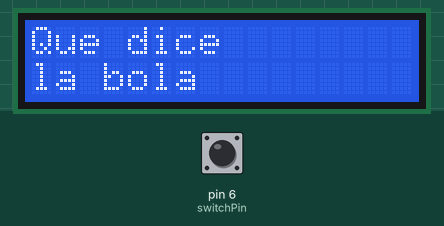
Recording of a sketch running on a simulated Arduino Uno, built with avr-gcc and run on an emulated ATmega328P. Parts: 16×2 character LCD. Inputs (shaded band) come from the test bench; at power-on: pin 6 (switchPin) LOW. Random numbers use the default seed unless the sketch sets one.

Above: at 1.2 s.
1.3 s: pin 6 (switchPin) pulled HIGH for 0.15 s
At 1.9 s:
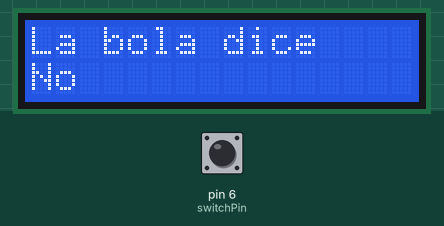
2.9 s: pin 6 (switchPin) pulled HIGH for 1 s
At 4.4 s:
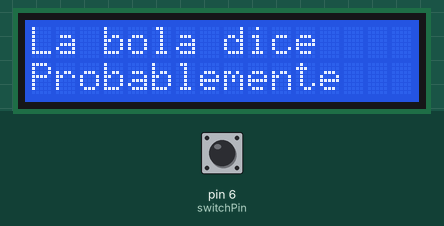
5.4 s: pin 6 (switchPin) pulsed HIGH 5 times (0.12 s each, 0.3 s apart)
At 7.0 s:
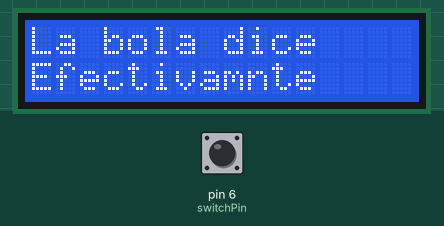
8.4 s: pin 6 (switchPin) pulled HIGH for 0.15 s
At 9.7 s:
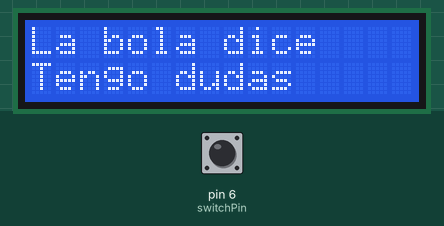
10.0 s: pin 6 (switchPin) pulled HIGH for 3.2 s
At 13.9 s:
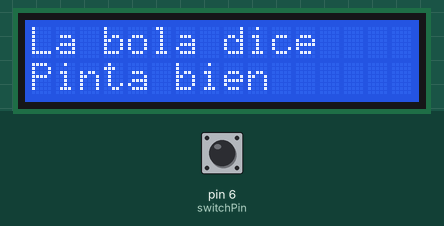
14.7 s: pin 6 (switchPin) pulled HIGH for 0.15 s
At 15.8 s:
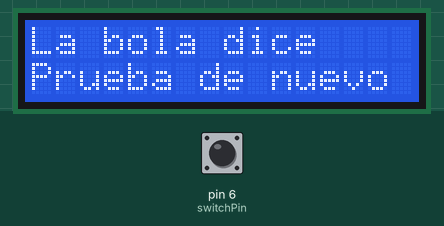
Timing chart, 0 to 17.3 s (numbered marks = the images above; inputs shaded):
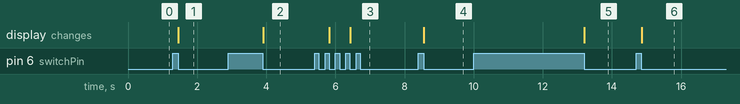

Measured:
- after the input at 1.3 s, the display: changes after 0.15 s (image 1)
- after the input at 2.9 s, the display: changes after 1.0 s (image 2)
- after the input at 5.4 s, the display: first changes after 0.43 s (image 3 shows a later state)
- after the input at 8.4 s, the display: changes after 0.16 s (image 4)
- after the input at 10.0 s, the display: changes after 3.2 s (image 5)
- after the input at 14.7 s, the display: changes after 0.16 s (image 6)

The sketch:

11_bola_de_cristal.ino
```cpp
#include <LiquidCrystal.h>
LiquidCrystal lcd(12,11,5,4,3,2);
const int switchPin = 6;
int switchState = 0;
int prevSwitchState = 0;
int reply;

void setup() {
  lcd.begin(16,2);
  pinMode(switchPin,INPUT);
  lcd.print("Que dice");
  lcd.setCursor(0,1);
  lcd.print("la bola");
  Serial.begin(9600);
}

void loop() {
  switchState = digitalRead(switchPin);
  if(switchState != prevSwitchState){
    if(switchState == LOW) {
      reply = random(8);
      lcd.clear();
      lcd.setCursor(0,0);
      lcd.print("La bola dice");
      lcd.setCursor(0,1);
      switch(reply){
        case 0:
        lcd.print("Efectivamnte");
        break;
        case 1:
        lcd.print("Probablemente");
        break;
        case 2:
        lcd.print("Desde luego");
        break;
        case 3:
        lcd.print("Pinta bien");
        break;
        case 4:
        lcd.print("No se");
        break;
        case 5:
        lcd.print("Prueba de nuevo");
        break;
        case 6:
        lcd.print("Tengo dudas");
        break;
        case 7:
        lcd.print("No");
        break;
      }
    }
  }
  prevSwitchState = switchState;
}
```
